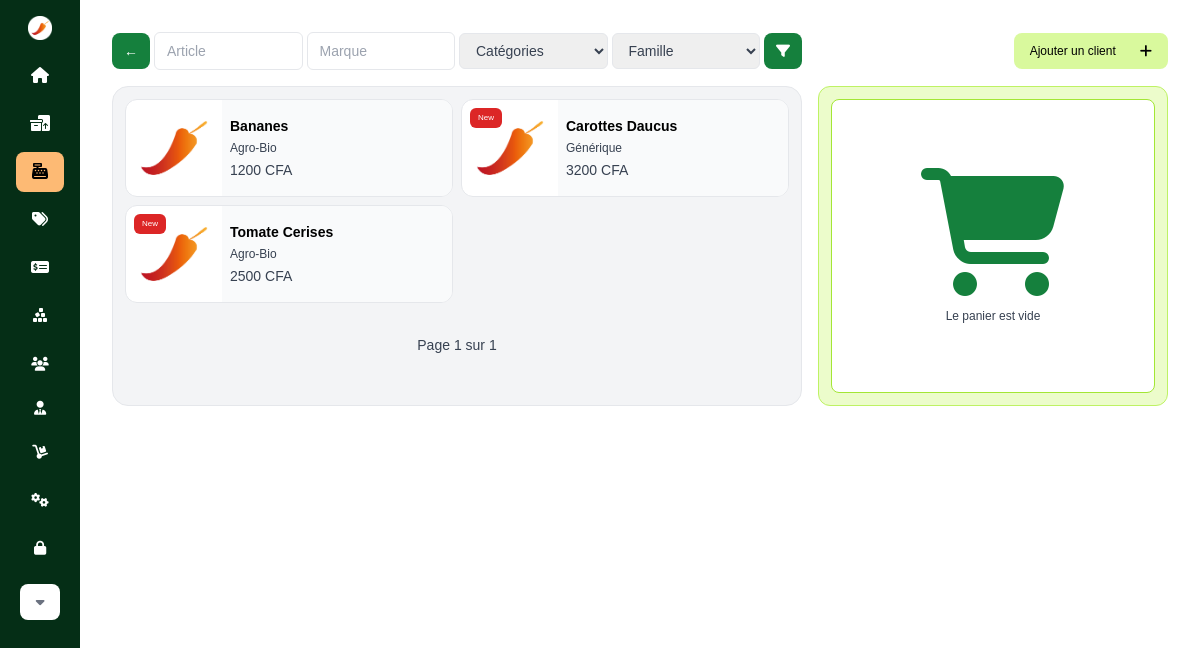
Screenshot of /sales/pos/ (signed in) with the database file from the repository.
### base/models.py (models this page shows, shortened)
class ProductStock(models.Model):
    product = models.ForeignKey(Product, on_delete=models.CASCADE)
    supplier = models.ForeignKey(
        Supplier, default=1, blank=True, null=True, on_delete=models.SET_NULL)
    lot = models.IntegerField(default=0, blank=True, null=True)
    quantity = models.IntegerField(default=0, blank=True, null=True)
    price = models.IntegerField(default=0, blank=True, null=True)
    promo_price = models.IntegerField(default=0, blank=True, null=True)
    is_promoted = models.BooleanField(default=False)
    observation = models.CharField(max_length=500, blank=True, null=True)
    production_date = models.DateField(null=True, blank=True)
    expiration_date = models.DateField(null=True, blank=True)
    timestamp = models.DateTimeField(auto_now_add=True, blank=True, null=True)
    def __str__(self):
        return f'{self.product.name} - {self.quantity}'

class Product(models.Model):
    store = models.ForeignKey(Store, default=1, on_delete=models.CASCADE)
    name = models.CharField(max_length=256)
    brand = models.CharField(max_length=256, default='Générique')
    category = models.ForeignKey(
        Category, blank=True, null=True, on_delete=models.SET_NULL)
    family = models.ForeignKey(
        Family, blank=True, null=True, on_delete=models.SET_NULL)
    unit = models.CharField(max_length=50, choices=unit_types)
    description = models.CharField(max_length=500, blank=True, null=True)
    is_favorite = models.BooleanField(default=False)
    is_new = models.BooleanField(default=True)
    timestamp = models.DateTimeField(auto_now_add=True, blank=True, null=True)
    image = models.ImageField(
        upload_to='store/products/', blank=True, null=True)

### base/views.py (the view)
# urls.py: path('sales/pos/', sale_point, name='sale_point'),
@login_required(login_url='login')
def sale_point(req):
    user = req.user
    if not user.is_staff:
        messages.info(req, "Access denied!!!")
        return redirect('home')
    categories = Category.objects.all()
    families = Family.objects.all()
    name_query = req.GET.get('name', '')
    brand_query = req.GET.get('brand', '')
    category_query = req.GET.get('category', '')
    family_query = req.GET.get('family', '')
    filters = Q()
    if name_query:
        filters &= Q(product__name__icontains=name_query)
    if brand_query:
        filters &= Q(product__brand__icontains=brand_query)
    if category_query:
        filters &= Q(product__category__id=category_query)
    if family_query:
        filters &= Q(product__family__id=family_query)
    products = ProductStock.objects.filter(filters).order_by('product__name')
    objects = paginate_objects(req, products)
    cart = Cart(req)
    cart_count = len(cart)
    cart_items = cart.get_cart_items()
    cart_total = cart.get_total_price()
    context = {
        "sale_point": "active",
        'title': 'Point de vente',
        "categories": categories,
        "families": families,
        "products": products,
        "objects": objects,
        'cart_count': cart_count,
        'cart_items': cart_items,
        'cart_total': cart_total,
    }
    return render(req, 'base/sale_point.html', context)

### base/cart.py (called while the page is built, shortened)
    def __len__(self):
        return sum(item['quantity'] for item in self.cart.values())

    def get_cart_items(self):
        product_ids = self.cart.keys()
        products = ProductStock.objects.filter(id__in=product_ids)
        cart_items = []
        return cart_items

    def get_total_price(self):
        return sum(int(item['price']) * item['quantity'] for item in self.cart.values())

### base/context_processors.py (called while the page is built)
def cart(request):
    return {'cart': Cart(request)}

### utils.py (called while the page is built)
def h_encode(id):
    return hashids.encode(id)

def paginate_objects(req, obj_list, obj_count=12):
    p = Paginator(obj_list, obj_count)
    page = req.GET.get('page')
    objects = p.get_page(page)
    return objects

    def to_url(self, value):
        return h_encode(value)

### base/templates/base/sale_point.html (shortened to what this page needs)
{% extends 'main.html' %} {% load static %}
{% block content %}
<div class="h-100 grid gap-4">
  <div class="flex justify-between items-center gap-4">
    <div class="flex justify-between items-center text-sm gap-1">
      <a
        id="back-button"
        class="inline-block px-3 py-2 text-white bg-green-700 hover:bg-green-900 rounded-lg transition-all duration-300"
        href="#"
        >&larr;</a
      >
      <form
        action="{% url 'sale_point' %}"
        method="get"
        class="w-full flex justify-between items-center gap-1 text-sm"
      >
        <input
          placeholder="Article"
          name="name"
          type="text"
          class="px-3 py-2 rounded-md border focus:bg-gray-100 focus:outline-none focus:ring-1 focus:ring-green-500 w-full cursor-pointer"
        />
        <input
          placeholder="Marque"
          name="brand"
          type="text"
          class="px-3 py-2 rounded-md border focus:bg-gray-100 focus:outline-none focus:ring-1 focus:ring-green-500 w-full cursor-pointer"
        />
        <select
          name="category"
          class="hidden sm:flex px-3 py-2 rounded-md border focus:bg-gray-100 focus:outline-none focus:ring-1 focus:ring-green-500 w-full cursor-pointer"
        >
          <option value="" selected="true" disabled="disabled">
            Catégories
          </option>
        </select>
        <select
          name="family"
          class="hidden sm:flex px-3 py-2 rounded-md border focus:bg-gray-100 focus:outline-none focus:ring-1 focus:ring-green-500 w-full cursor-pointer"
        >
          <option value="" selected="true" disabled="disabled">Famille</option>
        </select>
        <button
          class="px-3 py-2 bg-green-700 hover:bg-green-900 text-white rounded-lg transition duration-200 ease-in"
          type="submit"
        >
          <i class="fa-solid fa-filter"></i>
        </button>
      </form>
    </div>
    <div class="flex flex-row-reverse w-full md:max-w-[350px]">
      <button
        onclick="hide_dialogs()"
        hx-target="#basic_dialog"
        hx-get="{% url 'create_client' %}"
        class="bg-lime-200 hover:bg-lime-300 rounded-lg py-2 px-4 text-xs text-black flex items-center gap-4 group"
      >
        Ajouter un client
        <i class="text-sm fa-solid fa-plus ml-2"></i>
      </button>
    </div>
  </div>
  <section class="w-full h-100 flex flex-col md:flex-row gap-4">
    <div
      class="overflow-y-auto border bg-gray-100 w-full h-full min-h-80 rounded-2xl flex flex-col"
    >
      <div class="p-3">
        {% if not products %}
        <div
          class="flex flex-col justify-center items-center gap-2 my-20 mx-auto"
        >
          <i class="fa-solid fa-box-open text-green-700 text-9xl"></i>
          <span>Aucun produit trouvé</span>
        </div>
        {% else %}
        <div class="grid lg:grid-cols-2 gap-2 lg:grid-cols-2 xl:grid-cols-3">
          {% for obj in products %}
          {% include 'base/components/product_sale_card.html' %}
          {% endfor %}
        </div>
        {% include 'paginator.html' %}
        {% endif %}
      </div>
    </div>
    <div id="cart" class="w-full h-full lg:max-w-[350px]">
      {% include 'base/partials/cart.html' %}
    </div>
  </section>
</div>
{% endblock %}

### base/templates/base/components/product_sale_card.html (shortened to what this page needs)
{% load static %}
<div
  onclick="update_cart('{{ obj.product.id }}', 'add_item')"
  class="cursor-pointer relative w-full h-fit bg-white flex justify-between rounded-xl border hover:shadow-lg group transition duration-200 ease-in overflow-hidden"
>
  {% if obj.product.image %}
  <img
    src="{{ obj.product.image.url }}"
    alt="{{ obj.product.name }}"
    class="w-24 h-24 object-contain object-center"
  />
  {% else %}
  <img
    src="{% static 'imgs/icon-w.png' %}"
    alt="image"
    class="w-24 h-24 object-contain"
  />
  {% endif %}
  {% if obj.product.is_new %}
  <span
    class="absolute top-2 left-2 bg-red-600 rounded-md px-2 py-1 text-white text-[0.5rem]"
  >
    New
  </span>
  {% endif %}
  <article
    class="p-2 w-full h-100 flex flex-col justify-center gap-1 bg-gray-50 text-sm"
  >
    <h3 class="font-bold text-black text-sm">{{obj.product.name}}</h3>
    <span class="text-xs">{{obj.product.brand}}</span>
    {% if obj.is_promoted %}
    <p>{{obj.promo_price}} CFA</p>
    {% else %}
    <p>{{obj.price}} CFA</p>
    {% endif %}
  </article>
</div>

### templates/main.html (style rules this page uses)
body { font-family: "Saira", sans-serif; }

### rows the page displays
ProductStock: product.name "Bananes", product.brand "Agro-Bio", price "1200"
ProductStock: shows "New", product.name "Carottes Daucus", product.brand "Générique", price "3200"
ProductStock: shows "New", product.name "Tomate Cerises", product.brand "Agro-Bio", price "2500"

### other values shown
{{ objects.number }} "1"
{{ objects.paginator.num_pages }} "1"
